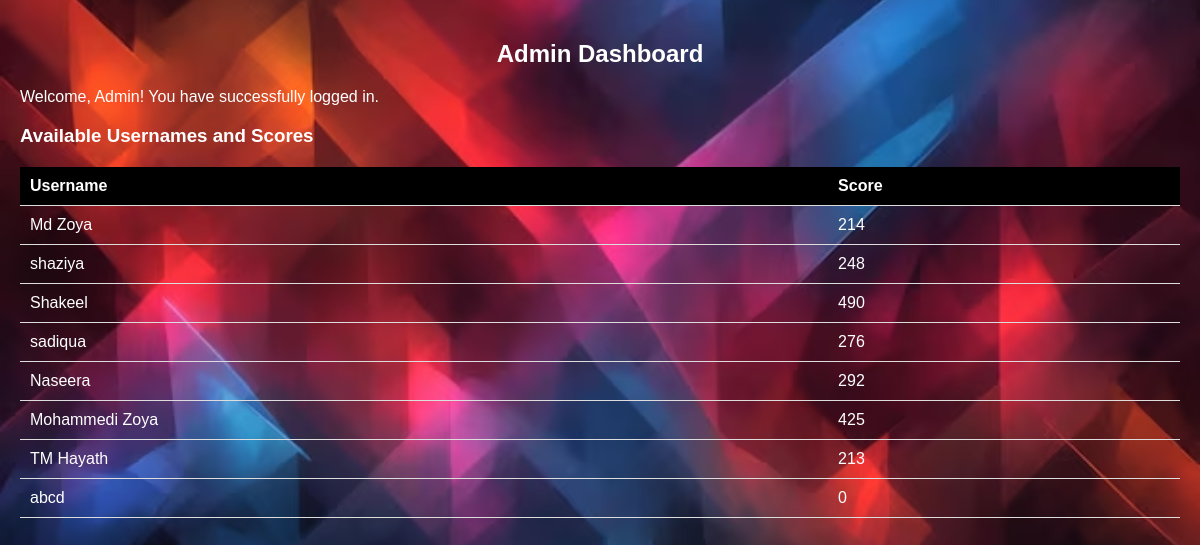
The page /admin on the database its author committed.
### tables this page shows
CREATE TABLE users (id INTEGER PRIMARY KEY AUTOINCREMENT, username TEXT UNIQUE, email TEXT UNIQUE, password TEXT, total_score INTEGER DEFAULT 0);

### app.py (the view)
@app.route('/admin')
def admin_dashboard():
    conn = sqlite3.connect('database.db')
    cursor = conn.cursor()
    cursor.execute("SELECT username, total_score FROM users")
    users = cursor.fetchall()
    conn.close()
    return render_template('admin_dashboard.html', users=users)

### templates/admin_dashboard.html (shortened to what this page needs)
<!DOCTYPE html>
<html lang="en">
<head>
</head>
<body>
    <div class="container">
        <h2>Admin Dashboard</h2>
        <p>Welcome, Admin! You have successfully logged in.</p>
        <h3>Available Usernames and Scores</h3>
        <table>
            <tr>
                <th>Username</th>
                <th>Score</th>
            </tr>
            {% for user in users %}
            <tr>
                <td>{{ user[0] }}</td>
                <td>{{ user[1] }}</td>
            </tr>
            {% endfor %}
        </table>
    </div>
</body>
</html>

### templates/admin_dashboard.html (style rules this page uses)
body { font-family: Arial, sans-serif; background-image: url('/static/background.jpg'); background-size: cover; background-position: center; margin: 0; padding: 20px; color: #fff; }
h2 { text-align: center; color:white; }
p { color:white; }
table { width: 100%; border-collapse: collapse; margin-top: 20px; }
th, td { padding: 10px; text-align: left; border-bottom: 1px solid #ddd; }
th { background-color: black; }

### rows shown on the page
users: username "Md Zoya", total_score "214"
users: username "shaziya", total_score "248"
users: username "Shakeel", total_score "490"
users: username "sadiqua", total_score "276"
users: username "Naseera", total_score "292"
users: username "Mohammedi Zoya", total_score "425"
users: username "TM Hayath", total_score "213"
users: username "abcd", total_score "0"
